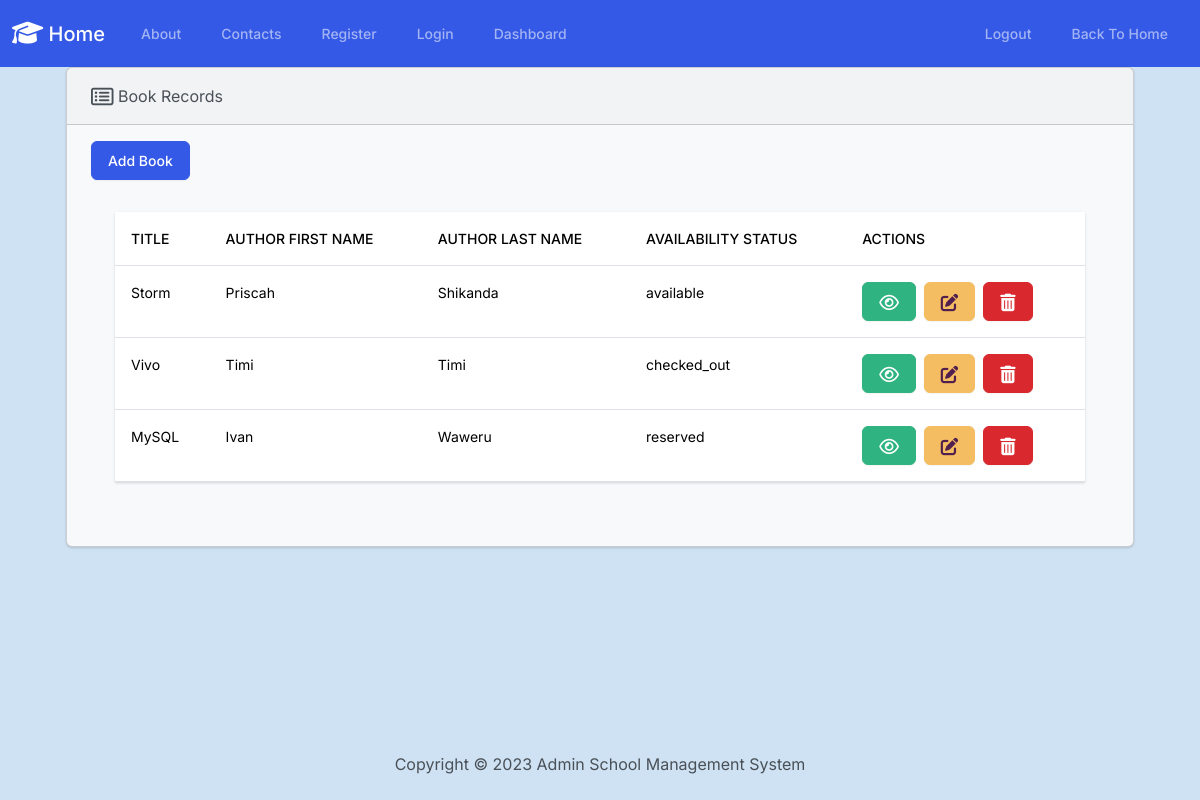
Screenshot of /books/view_books with the database file from the repository.
### Books/models.py (models this page shows, shortened)
class Book(models.Model):
    title = models.CharField(max_length=50)
    author_first_name = models.CharField(max_length=50)
    author_last_name = models.CharField(max_length=50)
    availabilityStatus = models.CharField(max_length=20, choices=AVAILABILITY_CHOICES, null=True, blank=True)

### Books/views.py (the view)
# urls.py: path('view_books', views.view_books, name='view_books'),
def view_books(request):
    books = Book.objects.all()
    context = {
        "books": books,
    }
    return render(request, 'books/view_books.html', context)

### templates/books/view_books.html (shortened to what this page needs)
{% extends "layout.html" %}
{% block content %}
<div class="row">
    <div class="col-12">
        {% if books %}
        <div class="card bg-light ms-4 me-4 mb-4">
            <div class="card-header">
                <i class="fa-regular fa-rectangle-list fa-lg"></i> Book Records
            </div>
            <div class="card-body">
                <p class="card-text">
                    <a href="{% url 'Books:add' %}" class="btn btn-primary">
                        Add Book</a>
                    <div class="card-body">
                        <table class="table table-hover">
                            <thead>
                                <tr>
                                    <th scope="col">Title</th>
                                    <th scope="col">Author First Name</th>
                                    <th scope="col">Author Last Name</th>
                                    <th scope="col">Availability Status</th>
                                    <th scope="col">Actions</th>
                                </tr>
                            </thead>
                            <tbody>
                                {% for book in books %}
                                <tr>
                                    <td>{{ book.title }}</td>
                                    <td>{{ book.author_first_name }}</td>
                                    <td>{{ book.author_last_name }}</td>
                                    <td>{{ book.availabilityStatus }}</td>
                                    <td>
                                        <button type="button" class="btn btn-success me-1" data-bs-toggle="modal" data-bs-target="#myModal{{book.id}}">
                                        </button>
                                        <a class="btn btn-warning me-1" href="{% url 'Books:edit' book.id %}">
                                        </a>
                                        <button type="button" class="btn btn-danger" data-bs-toggle="modal" data-bs-target="#delete{{ book.id }}">
                                        </button>
                                    </td>
                                </tr>
                                {% endfor %}
                            </tbody>
                        </table>
                    </div>
                </p>
            </div>
        </div>
        {% for book in books %}
            </div>
            {% endfor %}
            {% else %}
            <h5 class="alert-primary ms-4 me-4">No Book Records</h5>
            {% endif %}
{% endblock %}

### rows the page displays
Book: title "Storm", author_first_name "Priscah", author_last_name "Shikanda", availabilityStatus "available"
Book: title "Vivo", author_first_name "Timi", author_last_name "Timi", availabilityStatus "checked_out"
Book: title "MySQL", author_first_name "Ivan", author_last_name "Waweru", availabilityStatus "reserved"
